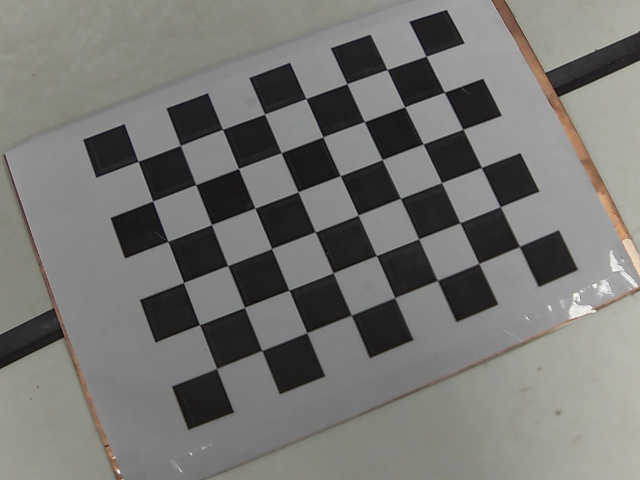
#> input picture code/jetson/GE/tool/LDC_tool/img/STD/STD/0.jpg, 640 x 480 px, found by its file name; the run also reads 1 picture not shown here
$ python GE_LDC_IMAGE.py   (older library calls are emulated)
#> lines starting #> are read from the running program, lines starting #| are printed output that depends on the picture
import cv2
import numpy as np
import os

# 全局变量
board_size = (8, 6)        # 棋盘格内角点数量 (宽,高)
square_size = 24.0         # 每个方格的实际尺寸(mm)
image_points = []          # 存储所有图像的角点
object_points = []         # 存储所有3D点
camera_matrix = None
dist_coeffs = None
image_size = None
images_count = 0
min_images = 23            # 最少需要采集的图像数
img_file_path = "../img/STD/2025-07-31/"  # 已经采集的图像路径
img_file_format = ".jpg"   # 已经采集的图像文件格式

def init_object_points():
    """初始化3D对象点"""
    obj = []
    for i in range(board_size[1]):
        for j in range(board_size[0]):
            obj.append([j * square_size, i * square_size, 0])
    return np.array(obj, dtype=np.float32)

def detect_chessboard_corners(image):
    """检测棋盘格角点"""
    gray = cv2.cvtColor(image, cv2.COLOR_BGR2GRAY)
    ret, corners = cv2.findChessboardCorners(gray, board_size,
        cv2.CALIB_CB_ADAPTIVE_THRESH + cv2.CALIB_CB_NORMALIZE_IMAGE)

    if ret:
        # 亚像素精确化
        criteria = (cv2.TERM_CRITERIA_EPS + cv2.TERM_CRITERIA_MAX_ITER, 30, 0.001)
        corners = cv2.cornerSubPix(gray, corners, (11, 11), (-1, -1), criteria)
        return ret, corners
    return ret, None

def perform_camera_calibration():
    """执行相机标定"""
    global camera_matrix, dist_coeffs

    if len(image_points) < min_images:
        print(f"需要至少 {min_images} 张有效图像，当前只有 {len(image_points)} 张")
        return False

    # 初始化对象点（所有图像使用相同的3D点）
    obj_points = [init_object_points() for _ in range(len(image_points))]

    # 标定相机
    flags = cv2.CALIB_RATIONAL_MODEL | cv2.CALIB_FIX_K3
    ret, camera_matrix, dist_coeffs, rvecs, tvecs = cv2.calibrateCamera(
        obj_points, image_points, image_size, None, None, flags=flags)

    print("\n标定结果:")
    print(f"RMS误差: {ret} 像素")
    print("相机内参矩阵:")
    print(camera_matrix)
    print("畸变系数:")
    print(dist_coeffs)

    # 保存标定结果
    np.savez("camera_calibration.npz",
             camera_matrix=camera_matrix,
             dist_coeffs=dist_coeffs,
             rms_error=ret)
    print("标定结果已保存到 camera_calibration.npz")
    return True

def main():
    global image_size, images_count, min_images

    # 获取第一帧以确定图像尺寸
    first_frame_path = os.path.join(img_file_path, f"0{img_file_format}")
    first_frame = cv2.imread(first_frame_path)
#> first_frame is the input picture: shape (480, 640, 3); mean B, G, R 114.2, 117.8, 118.4
    if first_frame is None:
        print("无法读取初始图像!")
        return

    image_size = (first_frame.shape[1], first_frame.shape[0])
#> image_size = (640, 480)

    print("相机标定程序")
    print("使用方法:")
    print(f"1. 准备 {board_size[0]-1}x{board_size[1]-1} 的棋盘格")

    cv2.namedWindow("Camera Calibration", cv2.WINDOW_NORMAL)

    num = 1
    while True:
        # 读取图像
        img_path = os.path.join(img_file_path, f"{num}{img_file_format}")
        frame = cv2.imread(img_path)
        if frame is None:
            break

        # 尝试检测棋盘格
        found, corners = detect_chessboard_corners(frame)
#> in detect_chessboard_corners, `ret, corners = cv2.findChessboardCorners(gray, board_size, cv2.CALIB_C..`: ret = True; corners = 48 rows, first 8: [138.1, 161.6], [180.5, 145.7], [222.4, 129.5], [264.4, 114.1], [305.8, 98.56], [347.6, 83.98], [387, 69.44], [426.2, 56.36]
#> in detect_chessboard_corners, `corners = cv2.cornerSubPix(gray, corners, (11, 11), (-1, -1), criteria)`: corners = 48 rows, first 8: [138, 161.4], [180.4, 145.4], [222.5, 129.3], [264.6, 114], [305.8, 98.6], [347, 83.67], [387, 69.58], [426.1, 56.23]
#> found = True

        # 显示结果
        view = frame.copy()
        if found:
            cv2.drawChessboardCorners(view, board_size, corners, found)
            cv2.putText(view, f"GET: {images_count}/{min_images}",
                    (20, 30), cv2.FONT_HERSHEY_SIMPLEX, 0.8, (0, 255, 0), 2)
        else:
            cv2.putText(view, "NO FOUND", (20, 30),
                    cv2.FONT_HERSHEY_SIMPLEX, 0.8, (0, 0, 255), 2)

        cv2.imshow("Camera Calibration", view)

        if found:
            image_points.append(corners)
            images_count += 1
            print(f"已捕获图像 {images_count}")

            # 短暂显示绿色边框表示捕获成功
            cv2.rectangle(view, (0, 0), (view.shape[1]-1, view.shape[0]-1), (0, 255, 0), 5)
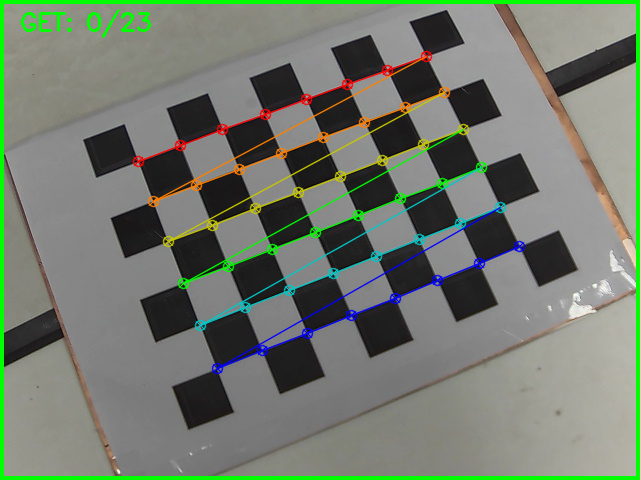
#> view: shape (480, 640, 3); mean B, G, R 109.7, 122.5, 114.3
            cv2.imshow("Camera Calibration", view)
            cv2.waitKey(300)
        else:
            # 未找到角点时减少所需图像数量
            min_images = max(2, min_images - 1)

        num += 1
        # 按ESC键提前退出
        if cv2.waitKey(1) == 27:
#> (key Esc is pressed here)
            break

    # 执行标定
    if image_points:
        calibration_success = perform_camera_calibration()
#| 需要至少 23 张有效图像，当前只有 1 张

        if calibration_success:
            # 显示标定后的效果
            map1, map2 = cv2.initUndistortRectifyMap(
                camera_matrix, dist_coeffs, None,
                cv2.getOptimalNewCameraMatrix(camera_matrix, dist_coeffs, image_size, 1),
                image_size, cv2.CV_16SC2)

            print("\n按任意键查看去畸变效果，按'q'退出...")
            while True:
                undistorted = cv2.remap(first_frame, map1, map2, cv2.INTER_LINEAR)
                cv2.imshow("原始图像", first_frame)
                cv2.imshow("去畸变图像", undistorted)

                key = cv2.waitKey(30)
                if key >= 0:
                    if chr(key & 0xFF) == 'q':
                        break

    cv2.destroyAllWindows()

if __name__ == "__main__":
    main()
